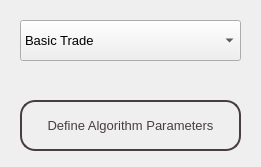
<?xml version="1.0" encoding="UTF-8"?>
<ui version="4.0">
 <class>Form</class>
 <widget class="QWidget" name="Form">
  <property name="windowModality">
   <enum>Qt::ApplicationModal</enum>
  </property>
  <property name="geometry">
   <rect>
    <x>0</x>
    <y>0</y>
    <width>261</width>
    <height>167</height>
   </rect>
  </property>
  <property name="sizePolicy">
   <sizepolicy hsizetype="Fixed" vsizetype="Fixed">
    <horstretch>0</horstretch>
    <verstretch>0</verstretch>
   </sizepolicy>
  </property>
  <property name="minimumSize">
   <size>
    <width>0</width>
    <height>0</height>
   </size>
  </property>
  <property name="maximumSize">
   <size>
    <width>303</width>
    <height>579</height>
   </size>
  </property>
  <property name="windowTitle">
   <string>Select Algorithm</string>
  </property>
  <widget class="QPushButton" name="define_algo_button">
   <property name="enabled">
    <bool>true</bool>
   </property>
   <property name="geometry">
    <rect>
     <x>20</x>
     <y>100</y>
     <width>221</width>
     <height>51</height>
    </rect>
   </property>
   <property name="font">
    <font>
     <family>Segoe UI</family>
     <pointsize>10</pointsize>
    </font>
   </property>
   <property name="autoFillBackground">
    <bool>false</bool>
   </property>
   <property name="styleSheet">
    <string notr="true">QPushButton {
background-image: url(:/stripes/bg/stripes-light.png);
	color: rgb(72, 61, 65);
	border-radius: 15px;
border-width: 2px;
border-style: solid;
	border-color: rgb(72, 61, 65);
}
</string>
   </property>
   <property name="inputMethodHints">
    <set>Qt::ImhNone</set>
   </property>
   <property name="text">
    <string>Define Algorithm Parameters</string>
   </property>
   <property name="icon">
    <iconset resource="ui_assets/resources.qrc">
     <normaloff>:/icons/compute.png</normaloff>:/icons/compute.png</iconset>
   </property>
   <property name="iconSize">
    <size>
     <width>30</width>
     <height>30</height>
    </size>
   </property>
   <property name="checkable">
    <bool>false</bool>
   </property>
   <property name="autoDefault">
    <bool>false</bool>
   </property>
   <property name="default">
    <bool>false</bool>
   </property>
   <property name="flat">
    <bool>false</bool>
   </property>
  </widget>
  <widget class="QWidget" name="widget" native="true">
   <property name="geometry">
    <rect>
     <x>0</x>
     <y>0</y>
     <width>361</width>
     <height>80</height>
    </rect>
   </property>
   <property name="font">
    <font>
     <family>Segoe UI</family>
     <pointsize>10</pointsize>
    </font>
   </property>
   <property name="styleSheet">
    <string notr="true">background-image: url(:/stripes/bg/stripes-light.png);</string>
   </property>
   <widget class="QComboBox" name="algorithm_combo">
    <property name="geometry">
     <rect>
      <x>20</x>
      <y>20</y>
      <width>221</width>
      <height>41</height>
     </rect>
    </property>
    <property name="font">
     <font>
      <family>Segoe UI</family>
      <pointsize>10</pointsize>
     </font>
    </property>
    <property name="styleSheet">
     <string notr="true"/>
    </property>
    <item>
     <property name="text">
      <string>Basic Trade</string>
     </property>
    </item>
    <item>
     <property name="text">
      <string>Moving Average Crossover</string>
     </property>
    </item>
    <item>
     <property name="text">
      <string>Let's Gamble</string>
     </property>
    </item>
    <item>
     <property name="text">
      <string>Pair Spread</string>
     </property>
    </item>
    <item>
     <property name="text">
      <string>Sentiment Bet</string>
     </property>
    </item>
   </widget>
  </widget>
 </widget>
 <resources>
  <include location="ui_assets/resources.qrc"/>
 </resources>
 <connections/>
</ui>
